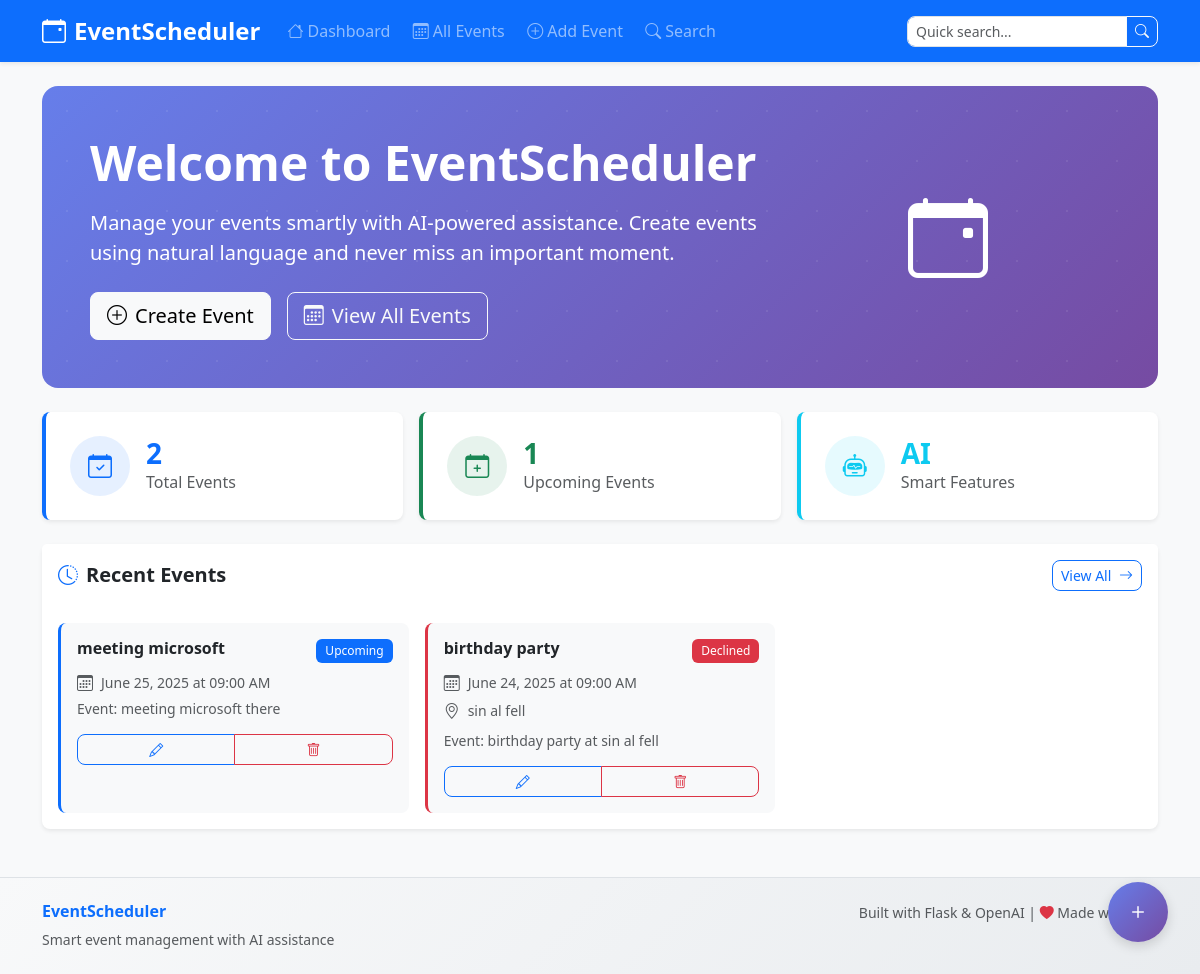
The page / on the database its author committed.
### tables this page shows
CREATE TABLE events (
            id INTEGER PRIMARY KEY AUTOINCREMENT,
            title TEXT NOT NULL,
            description TEXT,
            date TEXT NOT NULL,
            location TEXT,
            status TEXT DEFAULT 'upcoming',
            created_at TEXT DEFAULT CURRENT_TIMESTAMP,
            updated_at TEXT DEFAULT CURRENT_TIMESTAMP
        );

### app.py (the view)
@app.route('/')
def index():
    conn = get_db_connection()
    recent_events = conn.execute('''
        SELECT * FROM events
        ORDER BY date DESC
        LIMIT 5
    ''').fetchall()
    total_events = conn.execute('SELECT COUNT(*) as count FROM events').fetchone()['count']
    upcoming_events = conn.execute('''
        SELECT COUNT(*) as count FROM events
        WHERE date >= datetime('now')
    ''').fetchone()['count']
    conn.close()
    return render_template('index.html',
                         recent_events=recent_events,
                         total_events=total_events,
                         upcoming_events=upcoming_events)

### app.py (called while the page is built)
def get_db_connection():
    os.makedirs('data', exist_ok=True)
    conn = sqlite3.connect(DATABASE)
    conn.row_factory = sqlite3.Row
    return conn

def format_date(date_str):
    try:
        dt = datetime.fromisoformat(date_str.replace('Z', '+00:00'))
        return dt.strftime('%B %d, %Y at %I:%M %p')
    except:
        return date_str

### templates/index.html (shortened to what this page needs)
{% extends "base.html" %}
{% block content %}
<div class="row">
    <div class="col-12 mb-4">
        <div class="hero-section bg-gradient-primary text-white rounded-4 p-5">
            <div class="row align-items-center">
                <div class="col-md-8">
                    <h1 class="display-5 fw-bold mb-3">Welcome to EventScheduler</h1>
                    <p class="lead mb-4">Manage your events smartly with AI-powered assistance. Create events using natural language and never miss an important moment.</p>
                    <div class="d-flex gap-3">
                        <a href="{{ url_for('events.add_event') }}" class="btn btn-light btn-lg">
                            <i class="bi bi-plus-circle me-2"></i>Create Event
                        </a>
                        <a href="{{ url_for('events.list_events') }}" class="btn btn-outline-light btn-lg">
                            <i class="bi bi-calendar3 me-2"></i>View All Events
                        </a>
                    </div>
                </div>
                <div class="col-md-4 text-center">
                    <i class="bi bi-calendar-event display-1"></i>
                </div>
            </div>
        </div>
    </div>
    <div class="col-12 mb-4">
        <div class="row g-3">
            <div class="col-md-4">
                <div class="stats-card bg-white rounded-3 p-4 shadow-sm border-start border-primary border-4">
                    <div class="d-flex align-items-center">
                        <div class="stats-icon bg-primary bg-opacity-10 rounded-circle p-3 me-3">
                            <i class="bi bi-calendar-check text-primary fs-4"></i>
                        </div>
                        <div>
                            <h3 class="mb-0 fw-bold text-primary">{{ total_events }}</h3>
                            <p class="text-muted mb-0">Total Events</p>
                        </div>
                    </div>
                </div>
            </div>
            <div class="col-md-4">
                <div class="stats-card bg-white rounded-3 p-4 shadow-sm border-start border-success border-4">
                    <div class="d-flex align-items-center">
                        <div class="stats-icon bg-success bg-opacity-10 rounded-circle p-3 me-3">
                            <i class="bi bi-calendar-plus text-success fs-4"></i>
                        </div>
                        <div>
                            <h3 class="mb-0 fw-bold text-success">{{ upcoming_events }}</h3>
                            <p class="text-muted mb-0">Upcoming Events</p>
                        </div>
                    </div>
                </div>
            </div>
            <div class="col-md-4">
                <div class="stats-card bg-white rounded-3 p-4 shadow-sm border-start border-info border-4">
                    <div class="d-flex align-items-center">
                        <div class="stats-icon bg-info bg-opacity-10 rounded-circle p-3 me-3">
                            <i class="bi bi-robot text-info fs-4"></i>
                        </div>
                        <div>
                            <h3 class="mb-0 fw-bold text-info">AI</h3>
                            <p class="text-muted mb-0">Smart Features</p>
                        </div>
                    </div>
                </div>
            </div>
        </div>
    </div>
    <div class="col-12">
        <div class="card shadow-sm">
            <div class="card-header bg-white border-bottom-0 py-3">
                <div class="d-flex justify-content-between align-items-center">
                    <h5 class="mb-0 fw-bold">
                        <i class="bi bi-clock-history me-2 text-primary"></i>Recent Events
                    </h5>
                    <a href="{{ url_for('events.list_events') }}" class="btn btn-outline-primary btn-sm">
                        View All <i class="bi bi-arrow-right ms-1"></i>
                    </a>
                </div>
            </div>
            <div class="card-body">
                {% if recent_events %}
                    <div class="row g-3">
                        {% for event in recent_events %}
                        <div class="col-md-6 col-lg-4">
                            <div class="event-card bg-light rounded-3 p-3 h-100 border-start border-3
                                        {% if event.status == 'upcoming' %}border-primary{% endif %}
                                        {% if event.status == 'declined' %}border-danger{% endif %}">
                                <div class="d-flex justify-content-between align-items-start mb-2">
                                    <h6 class="fw-bold mb-0 text-truncate me-2">{{ event.title }}</h6>
                                    <span class="badge
                                        {% if event.status == 'upcoming' %}bg-primary{% endif %}
                                        {% if event.status == 'declined' %}bg-danger{% endif %}">
                                        {{ event.status|title }}
                                    </span>
                                </div>
                                <div class="event-details">
                                    <div class="d-flex align-items-center mb-1 text-muted">
                                        <i class="bi bi-calendar3 me-2"></i>
                                        <small>{{ event.date|format_date }}</small>
                                    </div>
                                    {% if event.location %}
                                    <div class="d-flex align-items-center mb-2 text-muted">
                                        <i class="bi bi-geo-alt me-2"></i>
                                        <small class="text-truncate">{{ event.location }}</small>
                                    </div>
                                    {% endif %}
                                    {% if event.description %}
                                    <p class="small text-muted mb-2 event-description">
                                        {{ event.description[:80] }}{% if event.description|length > 80 %}...{% endif %}
                                    </p>
                                    {% endif %}
                                </div>
                                <div class="event-actions mt-3">
                                    <div class="btn-group btn-group-sm w-100" role="group">
                                        <a href="{{ url_for('events.edit_event', event_id=event.id) }}"
                                           class="btn btn-outline-primary">
                                            <i class="bi bi-pencil"></i>
                                        </a>
                                        <button type="button" class="btn btn-outline-danger"
                                                data-event-id="{{ event.id }}"
                                                data-event-title="{{ event.title|e }}"
                                                onclick="deleteEventSafe(this)">
                                            <i class="bi bi-trash"></i>
                                        </button>
                                    </div>
                                </div>
                            </div>
                        </div>
                        {% endfor %}
                    </div>
                {% endif %}
            </div>
        </div>
    </div>
</div>
{% endblock %}

### static/css/style.css (style rules this page uses)
:root { --primary-gradient: linear-gradient(135deg, #667eea 0%, #764ba2 100%); --success-gradient: linear-gradient(135deg, #5cb85c 0%, #449d44 100%); --warning-gradient: linear-gradient(135deg, #f0ad4e 0%, #ec971f 100%); --danger-gradient: linear-gradient(135deg, #d9534f 0%, #c9302c 100%); --shadow-soft: 0 0.125rem 0.25rem rgba(0, 0, 0, 0.075); --shadow-hover: 0 0.5rem 1rem rgba(0, 0, 0, 0.15); --border-radius: 0.5rem; }
body { background-color: #f8f9fa; font-family: 'Segoe UI', Tahoma, Geneva, Verdana, sans-serif; }
.bg-gradient-primary { background: var(--primary-gradient) !important; }
.hero-section { background: var(--primary-gradient); position: relative; overflow: hidden; z-index: 1; }
.hero-section::before { content: ''; position: absolute; top: 0; left: 0; right: 0; bottom: 0; background-size: 50px 50px; animation: float 20s infinite linear; z-index: -1; pointer-events: none; }
.card { border: none; border-radius: var(--border-radius); box-shadow: var(--shadow-soft); transition: all 0.3s ease; }
.stats-card { transition: all 0.3s ease; cursor: default; }
.stats-icon { width: 60px; height: 60px; display: flex; align-items: center; justify-content: center; }
.event-card { transition: all 0.3s ease; position: relative; overflow: hidden; }
.event-card::before { content: ''; position: absolute; top: 0; left: -100%; width: 100%; height: 100%; background: linear-gradient(90deg, transparent, rgba(255, 255, 255, 0.2), transparent); transition: left 0.5s; }
.event-description { display: -webkit-box; -webkit-line-clamp: 2; -webkit-box-orient: vertical; overflow: hidden; line-height: 1.4; }
.badge { font-weight: 500; padding: 0.5em 0.75em; }
.btn { border-radius: var(--border-radius); font-weight: 500; transition: all 0.3s ease; border-width: 1px; position: relative; z-index: 10; pointer-events: auto; }
.hero-section .btn { position: relative; z-index: 100; pointer-events: auto; }

### rows shown on the page
events: title "meeting microsoft", status "Upcoming", date "June 25, 2025 at 09:00 AM", description "Event: meeting microsoft there"
events: title "birthday party", status "Declined", date "June 24, 2025 at 09:00 AM", location "sin al fell", description "Event: birthday party at sin al fell"

### other values the page prints
{{ total_events }} "2"
{{ upcoming_events }} "1"
